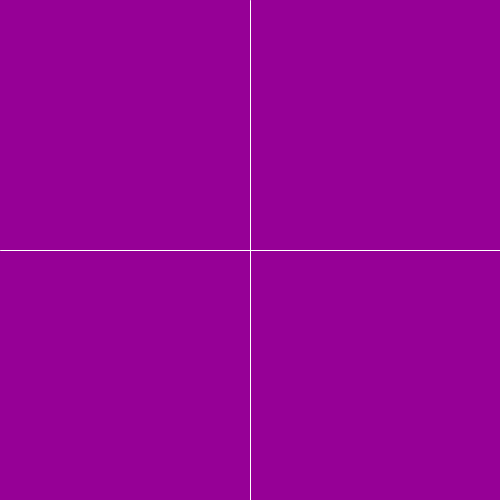
Frame 1 (no input)
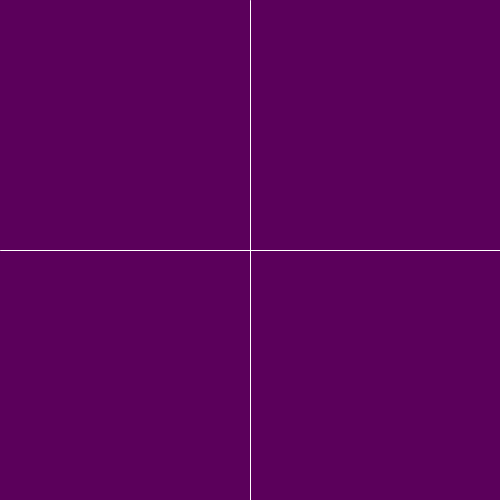
Frame 60 (the mouse pressed at the canvas centre just before this capture)
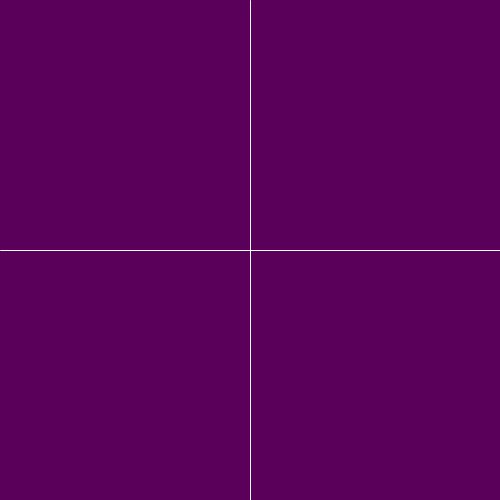
Frame 120 (the mouse held since frame 60 and released just before this capture)

The Processing sketch that drew these frames (run headless with seeded random() and noise(); from frame 60 on, the mouse is pressed at the canvas centre):

// Processing sketch: ShiftingBackground
// ── ShiftingBackground.pde
/*
Varies background color based on mouse position.
*/

// For holding r, g, b values
float r = 150;
float g = 0;
float b = 150;

void setup() {
  // intialize screen conditions
  size(500, 500);
  frameRate(60);
  noCursor();
}

void draw() {
  // draw background
  background(r, g, b);
  
  // bisect screen on both axes
  stroke(255);
  line(width/2, 0, width/2, height);
  line(0, height/2, width, height/2);
  
  // alter redness of background based on mouse position
  // increment on right half of screen, decrement on left half
  if (mouseX > width/2 && r < 255) {
    r += 1; 
  } else if (mouseX < width/2 && r > 0) {
    r -= 1;
  }
  
  // alter blueness of background based on mouse position
  // increment on bottom half of screen, decrement on top half
  if (mouseY > height/2 && b < 255) {
    b += 1; 
  } else if (mouseY < width/2 && b > 0) {
    b -= 1;
  }
    
}
